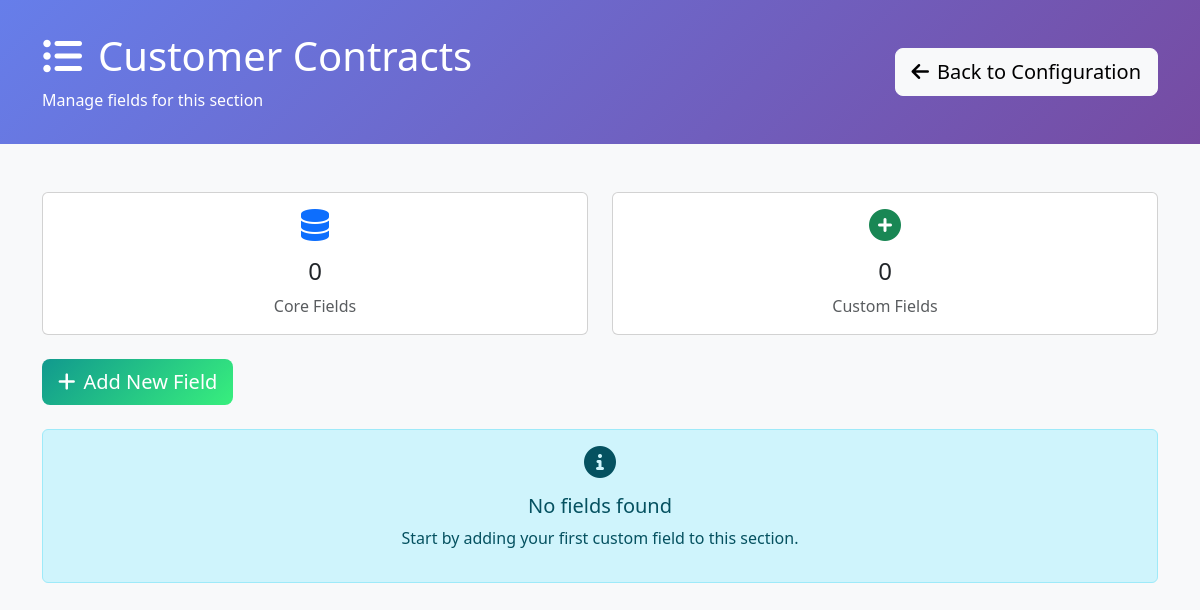
Before: /configuration/section/3/?dynamic=true (signed in) with the older database file.
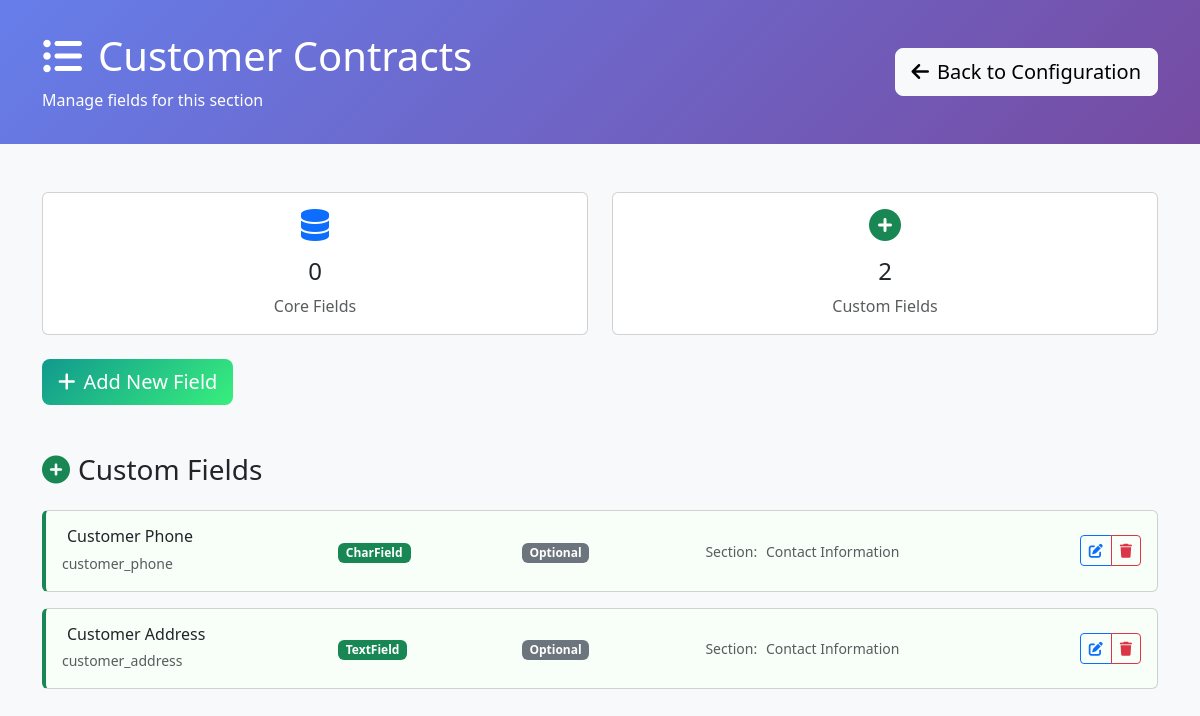
After: the same page with the newer database file.
### requests/models.py (models this page shows, shortened)
class DynamicModel(models.Model):
    name = models.CharField(max_length=100, unique=True, help_text="Model name (e.g., 'Invoice')")
    app_label = models.CharField(max_length=100, default='requests', help_text="Django app where model belongs")
    table_name = models.CharField(max_length=100, unique=True, help_text="Database table name")
    display_name = models.CharField(max_length=100, help_text="Human-readable name for admin")
    description = models.TextField(blank=True, help_text="Description of this model's purpose")
    ordering_fields = models.JSONField(default=list, help_text="Fields to use for default ordering")
    is_active = models.BooleanField(default=True, help_text="Whether this model is active in the system")
    created_at = models.DateTimeField(auto_now_add=True)
    updated_at = models.DateTimeField(auto_now=True)
    class Meta:
        verbose_name = "Dynamic Model"
        verbose_name_plural = "Dynamic Models"
        ordering = ['name']

class DynamicField(models.Model):
    FIELD_TYPES = [
        ('char', 'Text (Short)'),
        ('text', 'Text (Long)'),
        ('email', 'Email'),
        ('url', 'URL'),
        ('slug', 'Slug'),
        ('integer', 'Integer'),
        ('decimal', 'Decimal'),
        ('float', 'Float'),
        ('date', 'Date'),
        ('datetime', 'Date & Time'),
        ('time', 'Time'),
        ('boolean', 'Checkbox (Yes/No)'),
        ('choice', 'Dropdown (Single Choice)'),
        ('multiple_choice', 'Multiple Choice'),
        ('file', 'File Upload'),
        ('image', 'Image Upload'),
        ('foreign_key', 'Link to Another Model'),
        ('many_to_many', 'Multiple Links'),
        ('json', 'JSON Data'),
    ]
    model = models.ForeignKey(DynamicModel, on_delete=models.CASCADE, related_name='fields')
    name = models.CharField(max_length=100, help_text="Field name in database (lowercase, underscores)")
    display_name = models.CharField(max_length=100, help_text="Label shown in forms")
    field_type = models.CharField(max_length=20, choices=FIELD_TYPES)
    required = models.BooleanField(default=False)
    default_value = models.TextField(blank=True, help_text="Default value (JSON format for complex types)")
    help_text = models.CharField(max_length=200, blank=True)
    max_length = models.PositiveIntegerField(null=True, blank=True, help_text="For text fields")
    max_digits = models.PositiveIntegerField(null=True, blank=True, help_text="For decimal fields")
    decimal_places = models.PositiveIntegerField(null=True, blank=True, help_text="For decimal fields")
    choices = models.JSONField(default=dict, help_text="For choice fields: {'value': 'display_name'}")
    related_model = models.CharField(max_length=100, blank=True, help_text="Model to link to (app.Model)")
    section = models.CharField(max_length=100, default='General', help_text="Form section this field belongs to")
    order = models.PositiveIntegerField(default=0, help_text="Order within section")
    is_active = models.BooleanField(default=True, help_text="Whether field is shown in forms")
    created_at = models.DateTimeField(auto_now_add=True)
    updated_at = models.DateTimeField(auto_now=True)
    class Meta:
        verbose_name = "Dynamic Field"
        verbose_name_plural = "Dynamic Fields"
        unique_together = [['model', 'name']]
        ordering = ['model', 'section', 'order']

### requests/configuration_views.py (the view, shortened to what this page needs)
# urls.py: path('section/<str:section_name>/', configuration_views.section_fields, name='section_fields'),
@staff_member_required
def section_fields(request, section_name):
    is_dynamic = request.GET.get('dynamic') == 'true'
    if is_dynamic:
        dynamic_model = get_object_or_404(DynamicModel, id=section_name)
        model_name = f"{dynamic_model.app_label}.{dynamic_model.name}"
        display_name = dynamic_model.display_name
        fields = DynamicField.objects.filter(
            model=dynamic_model,
            is_active=True
        ).order_by('section', 'order')
        model_fields = []
    dynamic_fields = []
    for field in fields:
        dynamic_fields.append({
            'id': field.id,
            'name': field.name,
            'display_name': field.display_name,
            'field_type': field.field_type,
            'required': field.required,
            'section': field.section or 'Custom Fields',
            'order': field.order,
            'max_length': field.max_length,
            'choices': field.choices,
            'default_value': field.default_value,
            'is_model_field': False
        })
    section_url_param = section_name if is_dynamic else model_name
    context = {
        'section_name': section_url_param,
        'display_name': display_name,
        'model_fields': model_fields,
        'dynamic_fields': dynamic_fields,
        'all_fields': model_fields + dynamic_fields,
        'is_dynamic': is_dynamic
    }
    return render(request, 'configuration/section_fields.html', context)

### requests/templates/configuration/section_fields.html (shortened to what this page needs)
<!DOCTYPE html>
<html lang="en">
<head>
    <link href="https://cdn.jsdelivr.net/npm/bootstrap@5.3.0/dist/css/bootstrap.min.css" rel="stylesheet">
    <link href="https://cdnjs.cloudflare.com/ajax/libs/font-awesome/6.0.0/css/all.min.css" rel="stylesheet">
</head>
<body class="bg-light">
    <div class="config-header">
        <div class="container">
            <div class="row align-items-center">
                <div class="col-md-8">
                    <h1 class="mb-2">
                        <i class="fas fa-list-ul me-3"></i>{{ display_name }}
                    </h1>
                    <p class="mb-0 opacity-90">
                        Manage fields for this section
                    </p>
                </div>
                <div class="col-md-4 text-end">
                    <a href="{% url 'configuration:dashboard' %}" class="btn btn-light btn-lg">
                        <i class="fas fa-arrow-left me-2"></i>Back to Configuration
                    </a>
                </div>
            </div>
        </div>
    </div>
    <div class="container my-5">
        <div class="row mb-4">
            <div class="col-md-6">
                <div class="card text-center">
                    <div class="card-body">
                        <i class="fas fa-database fa-2x text-primary mb-3"></i>
                        <h4>{{ model_fields|length }}</h4>
                        <p class="text-muted mb-0">Core Fields</p>
                    </div>
                </div>
            </div>
            <div class="col-md-6">
                <div class="card text-center">
                    <div class="card-body">
                        <i class="fas fa-plus-circle fa-2x text-success mb-3"></i>
                        <h4>{{ dynamic_fields|length }}</h4>
                        <p class="text-muted mb-0">Custom Fields</p>
                    </div>
                </div>
            </div>
        </div>
        <div class="row mb-4">
            <div class="col-12">
                <button class="btn btn-add-field btn-lg" onclick="showAddFieldModal()">
                    <i class="fas fa-plus me-2"></i>Add New Field
                </button>
            </div>
        </div>
        {% if dynamic_fields %}
        <div class="row mt-5">
            <div class="col-12">
                <h3 class="mb-4">
                    <i class="fas fa-plus-circle me-2 text-success"></i>Custom Fields
                </h3>
                {% for field in dynamic_fields %}
                <div class="card field-card dynamic-field mb-3" data-field-id="{{ field.id }}">
                    <div class="card-body">
                        <div class="row align-items-center">
                            <div class="col-md-3">
                                <h6 class="mb-1">
                                    <span class="editable-field" data-field="display_name" data-value="{{ field.display_name }}">
                                        {{ field.display_name }}
                                    </span>
                                </h6>
                                <small class="text-muted">{{ field.name }}</small>
                            </div>
                            <div class="col-md-2">
                                <span class="badge bg-success field-type-badge">{{ field.field_type }}</span>
                            </div>
                            <div class="col-md-2">
                                <span class="editable-toggle" data-field="required" data-value="{{ field.required|yesno:'true,false' }}">
                                    {% if field.required %}
                                    <span class="badge bg-danger">Required</span>
                                    {% else %}
                                    <span class="badge bg-secondary">Optional</span>
                                    {% endif %}
                                </span>
                            </div>
                            <div class="col-md-3">
                                <small class="text-muted">
                                    Section:
                                    <span class="editable-field" data-field="section" data-value="{{ field.section }}">
                                        {{ field.section }}
                                    </span>
                                </small>
                            </div>
                            <div class="col-md-2 text-end">
                                <div class="btn-group btn-group-sm">
                                    <button class="btn btn-outline-primary" onclick="editField({{ field.id }})">
                                        <i class="fas fa-edit"></i>
                                    </button>
                                    <button class="btn btn-outline-danger" onclick="deleteField({{ field.id }}, '{{ field.display_name }}')">
                                        <i class="fas fa-trash"></i>
                                    </button>
                                </div>
                            </div>
                        </div>
                    </div>
                </div>
                {% endfor %}
            </div>
        </div>
        {% endif %}
        {% if not model_fields and not dynamic_fields %}
        <div class="alert alert-info text-center">
            <i class="fas fa-info-circle fa-2x mb-3"></i>
            <h5>No fields found</h5>
            <p>Start by adding your first custom field to this section.</p>
        </div>
        {% endif %}
    </div>
</body>
</html>

### requests/templates/configuration/section_fields.html (style rules this page uses)
.config-header { background: linear-gradient(135deg, #667eea 0%, #764ba2 100%); color: white; padding: 2rem 0; }
.field-card { transition: all 0.3s ease; border-left: 4px solid #dee2e6; }
.field-card.dynamic-field { border-left-color: #198754; background-color: #f8fff9; }
.field-type-badge { font-size: 0.75rem; padding: 0.25rem 0.5rem; }
.btn-add-field { background: linear-gradient(135deg, #11998e 0%, #38ef7d 100%); border: none; color: white; }
.editable-field { border: 1px dashed transparent; padding: 2px 4px; border-radius: 4px; cursor: pointer; }

Changed rows visible on the page:
added DynamicField: display_name "Customer Phone", name "customer_phone", field_type "CharField", section "Contact Information"
added DynamicField: display_name "Customer Address", name "customer_address", field_type "TextField", section "Contact Information"
Other visible differences:
{{ dynamic_fields|length }}: "0" → "2"
text no longer shown: "No fields found Start by adding your first custom field to this section."
text now shown: "Custom Fields"
new list line: "Optional Section:"
